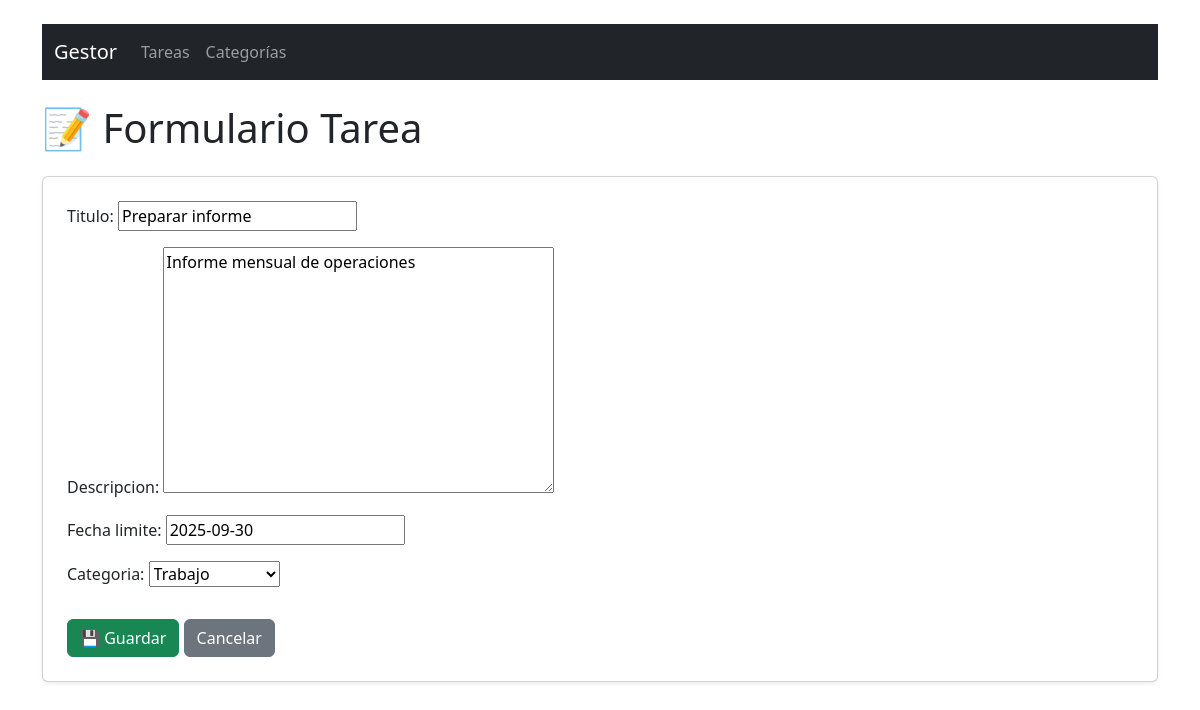
Page /tareas/2/editar/ on the committed database.
### gestor/models.py (models this page shows, shortened)
class Tarea(models.Model):
    titulo = models.CharField(max_length=100)
    descripcion = models.TextField()
    fecha_limite = models.DateField()
    categoria = models.ForeignKey(Categoria, on_delete=models.CASCADE, related_name="tareas")

### gestor/views.py (the view)
# urls.py: path('tareas/<int:id>/editar/', views.editar_tarea, name='editar_tarea'),
def editar_tarea(request, id):
    tarea = get_object_or_404(Tarea, id=id)
    if request.method == 'POST':
        form = TareaForm(request.POST, instance=tarea)
        if form.is_valid():
            form.save()
            return redirect('lista_tareas')
    else:
        form = TareaForm(instance=tarea)
    return render(request, 'tareas/form_tarea.html', {'form': form})

### gestor/forms.py
class TareaForm(forms.ModelForm):
    class Meta:
        model = Tarea
        fields = ['titulo', 'descripcion', 'fecha_limite', 'categoria']

### gestor/models.py (called while the page is built)
    def __str__(self):
        return self.nombre

### gestor/templates/tareas/form_tarea.html (shortened to what this page needs)
{% extends "base.html" %}
{% block content %}
<h1 class="mb-4">📝 Formulario Tarea</h1>
<form method="POST" class="card p-4 shadow-sm">
  {{ form.as_p }}
  <div class="mt-3">
    <button type="submit" class="btn btn-success">💾 Guardar</button>
    <a href="{% url 'lista_tareas' %}" class="btn btn-secondary">Cancelar</a>
  </div>
</form>
{% endblock %}

### rows in the picture
Tarea: titulo "Preparar informe", descripcion "Informe mensual de operaciones", fecha_limite "2025-09-30", categoria "Trabajo"
